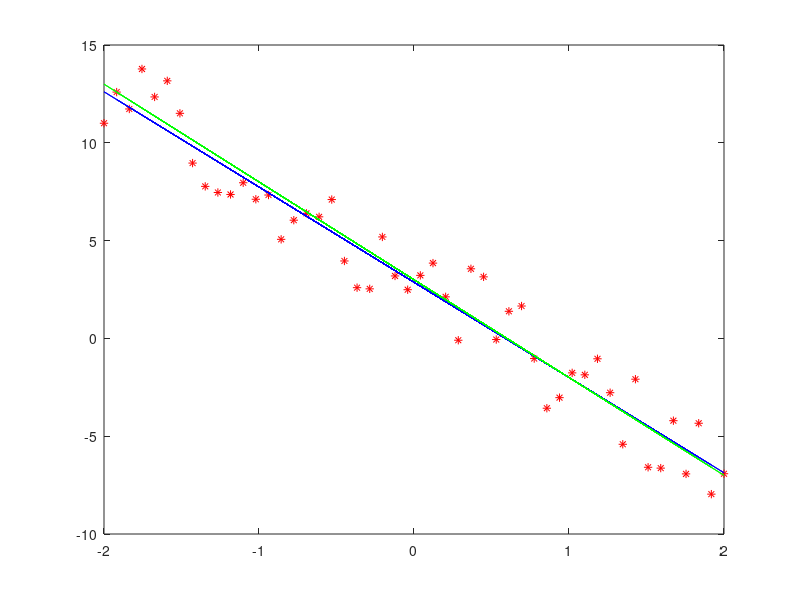

Write the MATLAB code that produced this figure.
clc
clear all
close all

% Function to minimize
N = 50;
f = @(x) -5*x + 3;
x = linspace(-2,2,N);
y = f(x);

% Add some noise
y = y + (5*(rand(1,N)-0.5));

%Plotting
plot(x,y,'r*')
hold on

% Parameters Initialization
w = zeros(2,1);
max_it = 1000; % Maximum number of iterations
tol = 1e-6;

% Function to minimize(ie. error function)
E = @(w) (1/N)*sum((y' - [w(1)*x + ones(1,N)*w(2)]').^2);

% Partial derivatives of E
gradEw1 = @(w) (-2/N)*sum((y' - [w(1)*x + ones(1,N)*w(2)]').*(x'));
gradEw2 = @(w) (-2/N)*sum((y' - [w(1)*x + ones(1,N)*w(2)]'));

n_it = 0;
alpha = 0.2;
w_old = inf
while n_it <= max_it && norm(w - w_old) > tol
    w_old = w;
    % These three instruction shuffles the data
    p = randperm(N);
    y = y(p);
    x = x(p);
    
    for ii=1:N
        w = w - alpha*[gradEw1(w); gradEw2(w)]
    end
    n_it = n_it + 1;
end

plot(x,[w(1).*x + w(2)]','b-')
plot(x,f(x),'g-')



